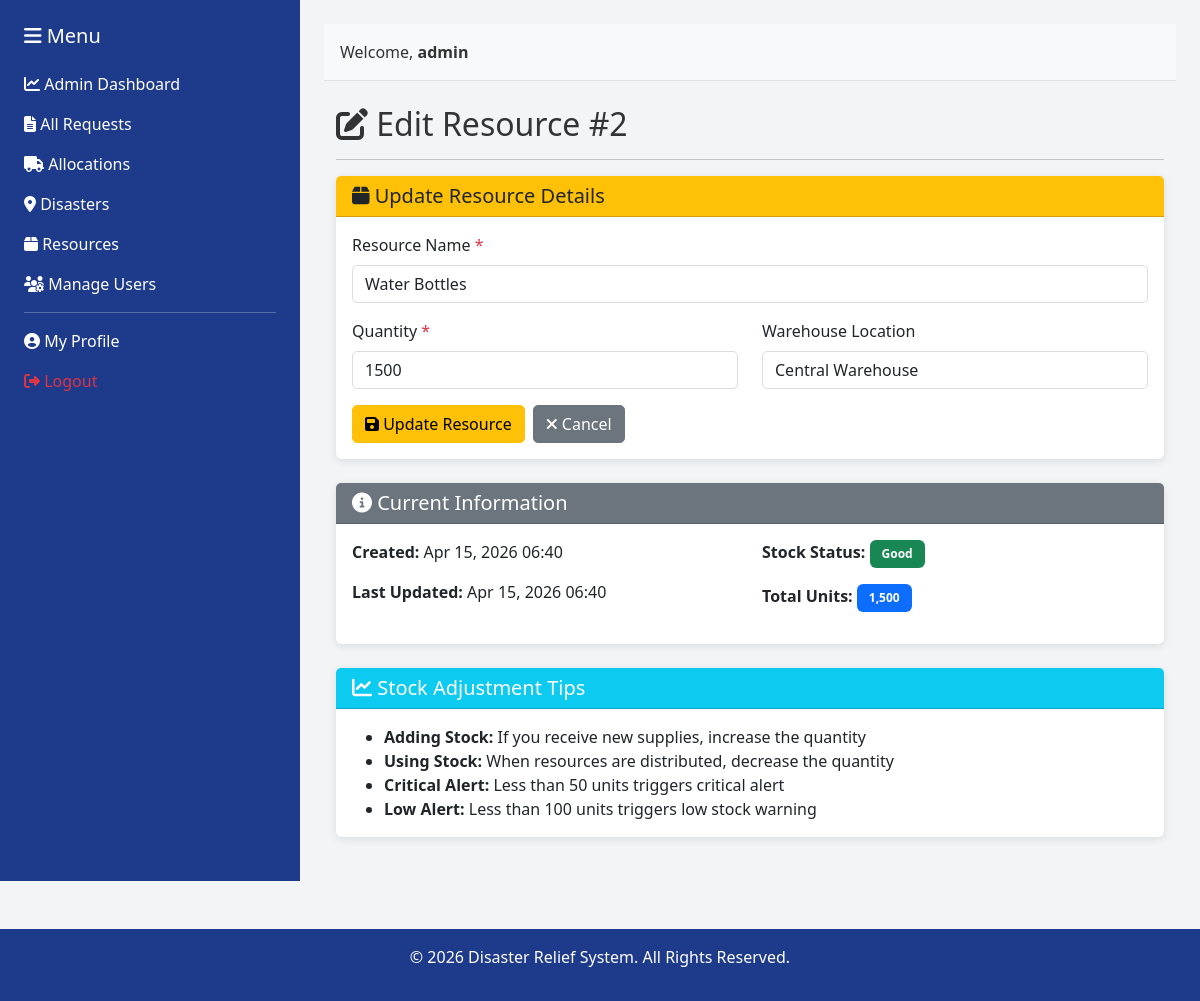
Screenshot of /resources/update_resource.php?id=2 (signed in) with the database file from the repository.
### tables this page shows
CREATE TABLE IF NOT EXISTS `resources` (
    `id` INT PRIMARY KEY AUTO_INCREMENT,
    `resource_name` VARCHAR(100) NOT NULL,
    `quantity` INT NOT NULL DEFAULT 0,
    `warehouse_location` VARCHAR(255),
    `created_at` TIMESTAMP DEFAULT CURRENT_TIMESTAMP,
    `updated_at` TIMESTAMP DEFAULT CURRENT_TIMESTAMP ON UPDATE CURRENT_TIMESTAMP,
    UNIQUE KEY `unique_resource` (`resource_name`)
);

### resources/update_resource.php (the view, shortened to what this page needs)
<?php
require_once '../config/database.php';
$id = (int)($_GET['id'] ?? 0);
$query = "SELECT * FROM resources WHERE id = ?";
$stmt = $conn->prepare($query);
$stmt->bind_param("i", $id);
$stmt->execute();
$result = $stmt->get_result();
$resource = $result->fetch_assoc();
?>
<!DOCTYPE html>
<html lang="en">
<head>
    <link href="https://cdn.jsdelivr.net/npm/bootstrap@5.3.0/dist/css/bootstrap.min.css" rel="stylesheet">
    <link href="https://cdnjs.cloudflare.com/ajax/libs/font-awesome/6.4.0/css/all.min.css" rel="stylesheet">
    <link href="../assets/css/style.css" rel="stylesheet">
</head>
<body>
    <div class="container-fluid">
        <div class="row" style="min-height: 100vh;">
            <?php include '../includes/sidebar.php'; ?>
            <div class="col-md-9 p-4" style="background-color: #F3F4F6;">
                <?php include '../includes/header.php'; ?>
                <div class="container mt-4">
                    <h2><i class="fas fa-edit"></i> Edit Resource #<?php echo $resource['id']; ?></h2>
                    <hr>
                    <div class="card">
                        <div class="card-header bg-warning text-dark">
                            <h5 class="mb-0"><i class="fas fa-box"></i> Update Resource Details</h5>
                        </div>
                        <div class="card-body">
                            <form method="POST" action="">
                                <div class="mb-3">
                                    <label for="resource_name" class="form-label">Resource Name <span class="text-danger">*</span></label>
                                    <input type="text" class="form-control" id="resource_name" name="resource_name"
                                           placeholder="e.g., Food Packages, Water Bottles, Medical Kits" required
                                           value="<?php echo htmlspecialchars($resource['resource_name']); ?>">
                                </div>
                                <div class="row">
                                    <div class="col-md-6">
                                        <div class="mb-3">
                                            <label for="quantity" class="form-label">Quantity <span class="text-danger">*</span></label>
                                            <input type="number" class="form-control" id="quantity" name="quantity"
                                                   placeholder="e.g., 500" min="0" required
                                                   value="<?php echo htmlspecialchars($resource['quantity']); ?>">
                                        </div>
                                    </div>
                                    <div class="col-md-6">
                                        <div class="mb-3">
                                            <label for="warehouse_location" class="form-label">Warehouse Location</label>
                                            <input type="text" class="form-control" id="warehouse_location" name="warehouse_location"
                                                   placeholder="e.g., Central Warehouse, Storage A"
                                                   value="<?php echo htmlspecialchars($resource['warehouse_location'] ?? ''); ?>">
                                        </div>
                                    </div>
                                </div>
                                <div class="d-flex gap-2">
                                    <button type="submit" class="btn btn-warning">
                                        <i class="fas fa-save"></i> Update Resource
                                    </button>
                                    <a href="view_resources.php" class="btn btn-secondary">
                                        <i class="fas fa-times"></i> Cancel
                                    </a>
                                </div>
                            </form>
                        </div>
                    </div>
                    <div class="card mt-4">
                        <div class="card-header bg-secondary text-white">
                            <h5 class="mb-0"><i class="fas fa-info-circle"></i> Current Information</h5>
                        </div>
                        <div class="card-body">
                            <div class="row">
                                <div class="col-md-6">
                                    <p><strong>Created:</strong> <?php echo date('M d, Y H:i', strtotime($resource['created_at'])); ?></p>
                                    <p><strong>Last Updated:</strong> <?php echo date('M d, Y H:i', strtotime($resource['updated_at'])); ?></p>
                                </div>
                                <div class="col-md-6">
                                    <p>
                                        <strong>Stock Status:</strong>
                                        <?php
                                        $qty = $resource['quantity'];
                                        if ($qty < 50) {
                                            echo '<span class="badge bg-danger">Critical</span>';
                                        } elseif ($qty < 100) {
                                            echo '<span class="badge bg-warning">Low</span>';
                                        } else {
                                            echo '<span class="badge bg-success">Good</span>';
                                        }
                                        ?>
                                    </p>
                                    <p>
                                        <strong>Total Units:</strong>
                                        <span class="badge bg-primary"><?php echo number_format($qty); ?></span>
                                    </p>
                                </div>
                            </div>
                        </div>
                    </div>
                    <div class="card mt-4">
                        <div class="card-header bg-info text-white">
                            <h5 class="mb-0"><i class="fas fa-chart-line"></i> Stock Adjustment Tips</h5>
                        </div>
                        <div class="card-body">
                            <ul class="mb-0">
                                <li><strong>Adding Stock:</strong> If you receive new supplies, increase the quantity</li>
                                <li><strong>Using Stock:</strong> When resources are distributed, decrease the quantity</li>
                                <li><strong>Critical Alert:</strong> Less than 50 units triggers critical alert</li>
                                <li><strong>Low Alert:</strong> Less than 100 units triggers low stock warning</li>
                            </ul>
                        </div>
                    </div>
                </div>
            </div>
        </div>
    </div>
    <?php include '../includes/footer.php'; ?>
</body>
</html>

### assets/css/style.css (style rules this page uses)
:root { --primary: #1E3A8A; --secondary: #F97316; --background: #F3F4F6; --danger: #DC2626; }
* { margin: 0; padding: 0; box-sizing: border-box; }
body { font-family: 'Segoe UI', Tahoma, Geneva, Verdana, sans-serif; background-color: var(--background); color: #333; }
.card { border: none; box-shadow: 0 2px 8px rgba(0, 0, 0, 0.1); margin-bottom: 20px; }
.card-header { background-color: var(--primary); color: white; }
.badge { padding: 8px 12px; }
.form-control, .form-select { border-radius: 5px; border: 1px solid #ddd; }
.btn { border-radius: 5px; font-weight: 500; }

### rows the page displays
resources: id "2", resource_name "Water Bottles", quantity "1500", warehouse_location "Central Warehouse", created_at "Apr 15, 2026 06:40", updated_at "Apr 15, 2026 06:40", quantity "1,500"

### other values shown
$_SESSION['username'] "admin"
